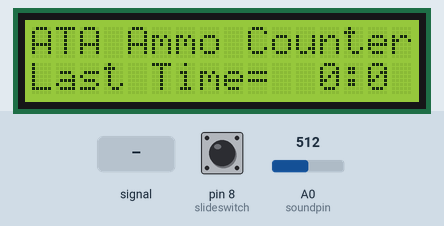
Bench run of a sketch on a simulated Arduino Uno, built with avr-gcc and run on an emulated ATmega328P. On the bench: 16×2 character LCD. Inputs (shaded band) come from the test bench; at power-on: pin 8 (slideswitch) LOW, A0 (soundpin) = 512.

Above: at 1.2 s.
1.3 s: A0 (soundpin) fed a 200 Hz sine of ±81 counts around its level
At 3.9 s:
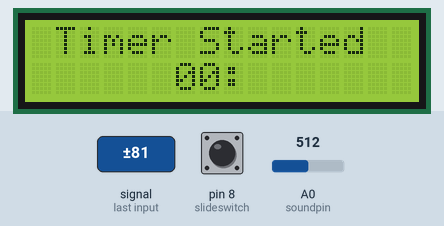
6.5 s: pin 8 (slideswitch) pulled HIGH for 0.95 s
At 7.7 s:
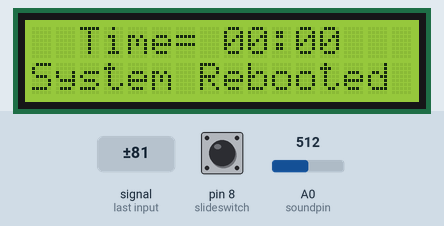
10.9 s: A0 (soundpin) set to 550
At 12.11 s:
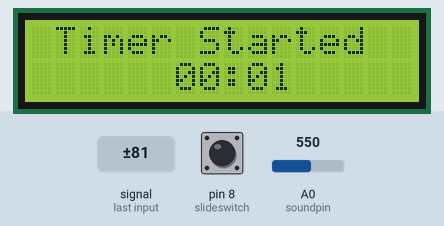
15.9 s: A0 (soundpin) set to 532
At 18.0 s:
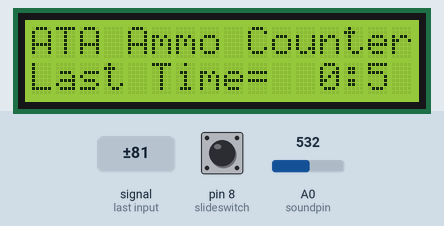
18.5 s: A0 (soundpin) fed a 1000 Hz sine of ±255 counts around its level
At 21.36 s:
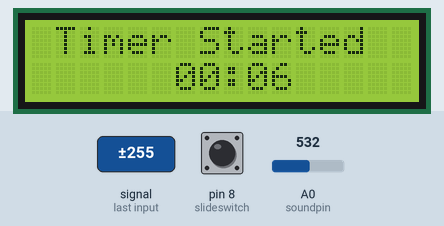
22.9 s: pin 8 (slideswitch) pulled HIGH for 3.2 s
At 31.5 s:
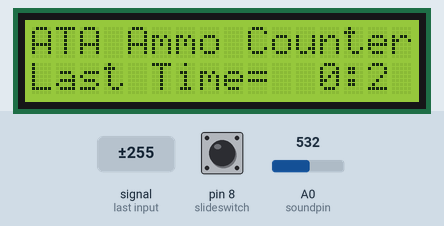
Timing chart, 0 to 32.3 s (numbered marks = the images above; inputs shaded):
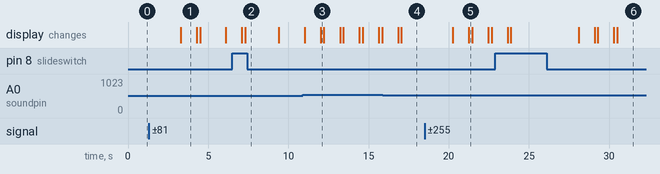

Measured:
- the behaviour switches between 540 and 539 on A0 (soundpin) (found by bisection; images 3 and 4)
- after the input at 1.3 s, the display: changes after 2.0 s (image 1)
- after the input at 6.5 s, the display: first differs from a run without the input after 0.80 s (image 2)
- after the input at 15.9 s, the display: first differs from a run without the input after 1.1 s (image 4)
- after the input at 18.5 s, the display: first changes after 1.8 s (image 5 shows a later state)
- after the input at 22.9 s, the display: first differs from a run without the input after 0.98 s (image 6 shows a later state)
- what the display in image 1 shows lasts 1.0 s, from 3.3 s to 4.3 s

The sketch:

KodSon.ino
```cpp
#include <LiquidCrystal.h>
#define soundpin A0

LiquidCrystal lcd(12, 11, 5, 4, 3, 2);
int sndreading;
int slideswitch = 8;
int S = 00;        // count seconds
int M = 00;        // count minutes

void setup()
{
  Serial.begin(9600);
  lcd.begin(16, 2);
  pinMode(slideswitch, INPUT);
}

void loop()
{
  if (digitalRead(slideswitch))
{
    S=0;
    M=0;
    lcd.clear();
    lcd.setCursor(0, 0);
    lcd.print("  Time= 00:00 ");
    lcd.setCursor(0, 1);
    lcd.print("System Rebooted");
    delay(2000);
}

 else if (!digitalRead(slideswitch))
{

  sndreading = analogRead(soundpin);

  if (sndreading < 540)
  {
  lcd.clear();
  lcd.setCursor(0, 0);
  lcd.print("ATA Ammo Counter");
  lcd.setCursor(0, 1);
  lcd.print("Last Time=   :");
  lcd.setCursor(12, 1);
  lcd.print(M);
  lcd.setCursor(14, 1);
  lcd.print(S);
  delay(1500);
  }
  else
  {
    if (sndreading >= 540)
    {
     lcd.clear();

 lcd.setCursor(0, 0);
 lcd.print (" Timer Started ");
 lcd.setCursor(6, 1);
 lcd.print("0");
 lcd.setCursor(8, 1);
 lcd.print(":");
 lcd.setCursor(7, 1);
 lcd.print(M);

 S++;
 delay(1000);

 if(S > 59)
 {
  S=0;
    M = M+1;
    lcd.setCursor(7, 1);
    lcd.print(M);
    lcd.setCursor(6, 1);
    lcd.print("0");
 }

  if(S > 9)
 {
    lcd.setCursor(9, 1);
    lcd.print(S);
 }

 else
 {
   lcd.setCursor(9, 1);
   lcd.print("0");
   lcd.setCursor(10, 1);
   lcd.print(S);
   lcd.setCursor(11, 1);
   lcd.print(" ");
 }
      delay(100);
    }

}
}
  delay(100);
}
```
